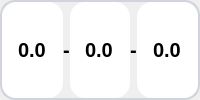
              <widget class="QWidget" name="widget_187" native="true">
               <property name="styleSheet">
                <string notr="true">QWidget{
    border: 2px solid #D1D5DB;
    border-radius: 15px;
}
QWidget:focus {
    border: 2px solid #0B7EC8;
}
QDoubleSpinBox
{
    border: none;
}
QSpinBox
{
    border: none;
}</string>
               </property>
               <layout class="QHBoxLayout" name="horizontalLayout_435" stretch="0,0,0,0,0">
                <property name="spacing">
                 <number>0</number>
                </property>
                <property name="leftMargin">
                 <number>2</number>
                </property>
                <property name="topMargin">
                 <number>2</number>
                </property>
                <property name="rightMargin">
                 <number>2</number>
                </property>
                <property name="bottomMargin">
                 <number>2</number>
                </property>
                <item>
                 <widget class="QDoubleSpinBox" name="high_temp_input_35">
                  <property name="sizePolicy">
                   <sizepolicy hsizetype="Expanding" vsizetype="Preferred">
                    <horstretch>0</horstretch>
                    <verstretch>0</verstretch>
                   </sizepolicy>
                  </property>
                  <property name="font">
                   <font>
                    <family>Segoe UI</family>
                    <pointsize>15</pointsize>
                    <weight>75</weight>
                    <italic>false</italic>
                    <bold>true</bold>
                   </font>
                  </property>
                  <property name="styleSheet">
                   <string notr="true"/>
                  </property>
                  <property name="alignment">
                   <set>Qt::AlignCenter</set>
                  </property>
                  <property name="readOnly">
                   <bool>false</bool>
                  </property>
                  <property name="buttonSymbols">
                   <enum>QAbstractSpinBox::NoButtons</enum>
                  </property>
                  <property name="prefix">
                   <string/>
                  </property>
                  <property name="suffix">
                   <string/>
                  </property>
                  <property name="decimals">
                   <number>1</number>
                  </property>
                  <property name="maximum">
                   <double>999.000000000000000</double>
                  </property>
                  <property name="value">
                   <double>0.000000000000000</double>
                  </property>
                 </widget>
                </item>
                <item>
                 <widget class="QLabel" name="label_285">
                  <property name="font">
                   <font>
                    <family>Segoe UI</family>
                    <pointsize>15</pointsize>
                    <weight>75</weight>
                    <bold>true</bold>
                   </font>
                  </property>
                  <property name="styleSheet">
                   <string notr="true">border: none;
</string>
                  </property>
                  <property name="text">
                   <string>-</string>
                  </property>
                  <property name="alignment">
                   <set>Qt::AlignCenter</set>
                  </property>
                 </widget>
                </item>
                <item>
                 <widget class="QDoubleSpinBox" name="pv_value_displ_35">
                  <property name="sizePolicy">
                   <sizepolicy hsizetype="Expanding" vsizetype="Preferred">
                    <horstretch>0</horstretch>
                    <verstretch>0</verstretch>
                   </sizepolicy>
                  </property>
                  <property name="font">
                   <font>
                    <family>Segoe UI</family>
                    <pointsize>15</pointsize>
                    <weight>75</weight>
                    <italic>false</italic>
                    <bold>true</bold>
                   </font>
                  </property>
                  <property name="styleSheet">
                   <string notr="true"/>
                  </property>
                  <property name="alignment">
                   <set>Qt::AlignCenter</set>
                  </property>
                  <property name="readOnly">
                   <bool>true</bool>
                  </property>
                  <property name="buttonSymbols">
                   <enum>QAbstractSpinBox::NoButtons</enum>
                  </property>
                  <property name="prefix">
                   <string/>
                  </property>
                  <property name="suffix">
                   <string/>
                  </property>
                  <property name="decimals">
                   <number>1</number>
                  </property>
                  <property name="maximum">
                   <double>999.000000000000000</double>
                  </property>
                  <property name="value">
                   <double>0.000000000000000</double>
                  </property>
                 </widget>
                </item>
                <item>
                 <widget class="QLabel" name="label_286">
                  <property name="font">
                   <font>
                    <family>Segoe UI</family>
                    <pointsize>15</pointsize>
                    <weight>75</weight>
                    <bold>true</bold>
                   </font>
                  </property>
                  <property name="styleSheet">
                   <string notr="true">border: none;
</string>
                  </property>
                  <property name="text">
                   <string>-</string>
                  </property>
                  <property name="alignment">
                   <set>Qt::AlignCenter</set>
                  </property>
                 </widget>
                </item>
                <item>
                 <widget class="QDoubleSpinBox" name="low_temp_input_35">
                  <property name="sizePolicy">
                   <sizepolicy hsizetype="Expanding" vsizetype="Preferred">
                    <horstretch>0</horstretch>
                    <verstretch>0</verstretch>
                   </sizepolicy>
                  </property>
                  <property name="font">
                   <font>
                    <family>Segoe UI</family>
                    <pointsize>15</pointsize>
                    <weight>75</weight>
                    <italic>false</italic>
                    <bold>true</bold>
                   </font>
                  </property>
                  <property name="styleSheet">
                   <string notr="true"/>
                  </property>
                  <property name="alignment">
                   <set>Qt::AlignCenter</set>
                  </property>
                  <property name="readOnly">
                   <bool>false</bool>
                  </property>
                  <property name="buttonSymbols">
                   <enum>QAbstractSpinBox::NoButtons</enum>
                  </property>
                  <property name="prefix">
                   <string/>
                  </property>
                  <property name="suffix">
                   <string/>
                  </property>
                  <property name="decimals">
                   <number>1</number>
                  </property>
                  <property name="maximum">
                   <double>999.000000000000000</double>
                  </property>
                  <property name="value">
                   <double>0.000000000000000</double>
                  </property>
                 </widget>
                </item>
               </layout>
              </widget>
